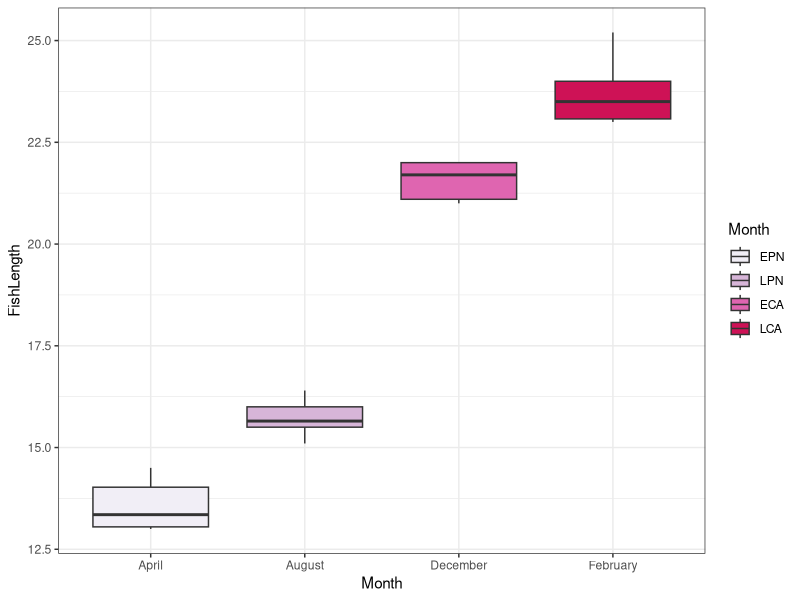
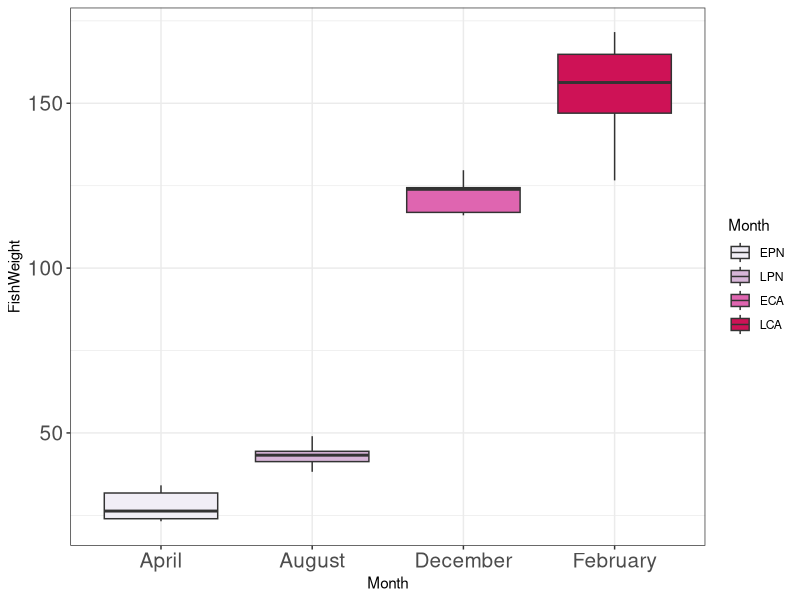
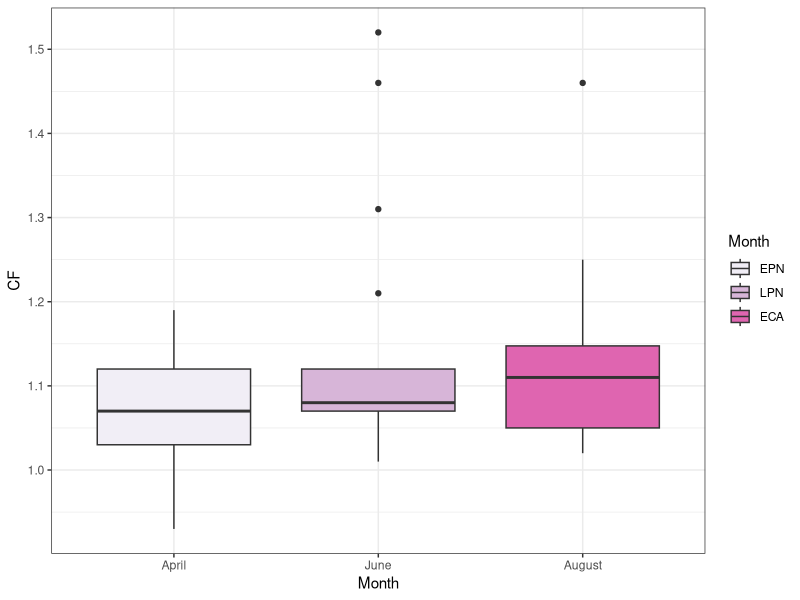
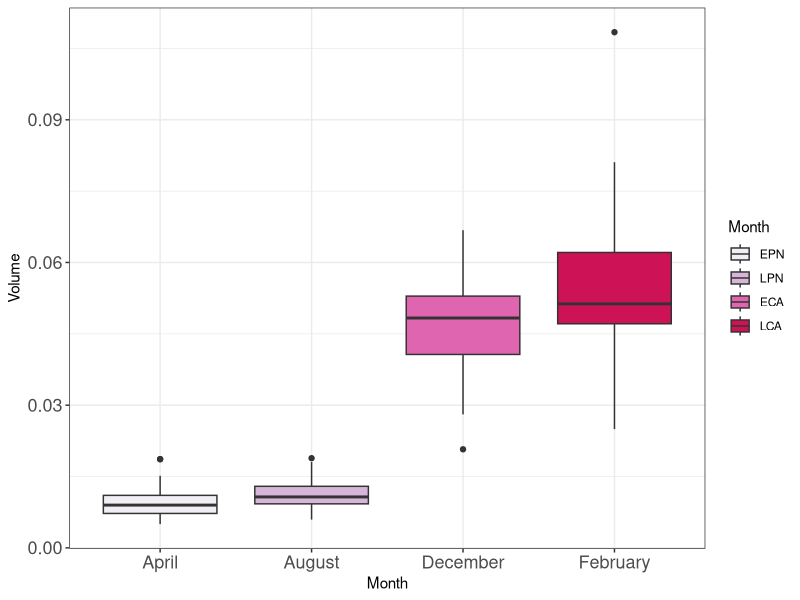

These charts were generated, in order, by the following R code:
#R code for plotting coho length, weight, condition factor, and oocyte volume by month/stage
library(ggplot2)

coho.meta<-read.csv('coho Replicates metadata2.csv')

#plot fish length by month/stage
fishlength<-ggplot(coho.meta)+
  geom_boxplot(aes(x=Month, y=FishLength, fill=Month)) +
  theme_bw() +
  scale_fill_manual(values=c("#F1EEF6", "#D7B5D8", "#DF65B0", "#CE1256"), labels=c('EPN', 'LPN', 'ECA', 'LCA'))

fishlength

#Plot fish weight by month/stage
fishweight<-ggplot(coho.meta)+
  geom_boxplot(aes(x=Month, y=FishWeight, fill=Month)) +
  theme_bw() +
  scale_fill_manual(values=c("#F1EEF6", "#D7B5D8", "#DF65B0", "#CE1256"), labels=c('EPN', 'LPN', 'ECA', 'LCA')) +
  theme(axis.text=element_text(size=15))

fishweight

#plot fish condition factor by month/stage
cond.fact<-read.csv('coho_condition_factor.csv')
cond.fact$Month<-factor(cond.fact$Month, levels=c('April', 'June', 'August'))

fishCF<-ggplot(cond.fact)+
  geom_boxplot(aes(x=Month, y=CF, fill=Month)) +
  theme_bw() +
  scale_fill_manual(values=c("#F1EEF6", "#D7B5D8", "#DF65B0"), labels=c('EPN', 'LPN', 'ECA'))

fishCF

#plot oocyte volume by month/stage
oocyte.vol<-read.csv('coho_egg_volumes.csv')
oocyte.vol$Month<-factor(oocyte.vol$Month, levels=c('April', 'June', 'August', 'October', 'December', 'February'))

fishvol<-ggplot(oocyte.vol)+
  geom_boxplot(aes(x=Month, y=Volume, fill=Month)) +
  theme_bw() +
  scale_fill_manual(values=c("#F1EEF6", "#D7B5D8", "#DF65B0", "#CE1256"), labels=c('EPN', 'LPN', 'ECA', 'LCA'))+
  theme(axis.text=element_text(size=13))

fishvol
